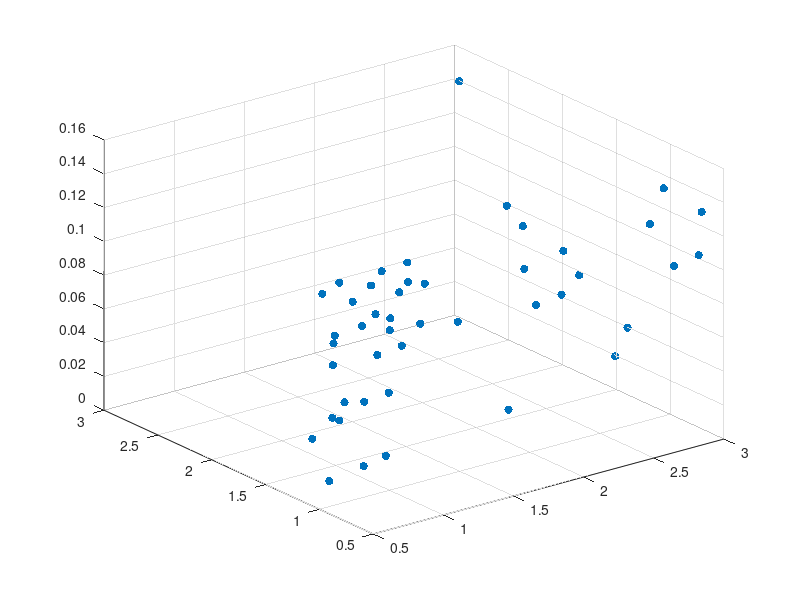

Here is the MATLAB script that generated this plot: (Note: this script raises an error after producing the figure.)

load vaf_data_summary.mat


%%
scatter3(repelem([0.5,0.8,1,2,3],9),cmro2mat(:),repmat(ca1,5,1),'filled')

%% improve plot 1
figure(101);
% C = rand(9, 3);
C=[0,0,0];
color1 = [242, 75, 89] / 255; % #f24b59
color2 = [155, 177, 242] / 255; % #9bb1f2
data_input = output_vector;
for time_points = 1:5
    [R,p] = corr(data_input(:,time_points),ca1);
    ca1_r(time_points) = R;
    x_line = min(data_input(:,time_points)):0.01:max(data_input(:,time_points));
    mdl_temp = fitlm(data_input(:,time_points),ca1);
    intersection = mdl_temp.Coefficients{1,1};
    slope = mdl_temp.Coefficients{2,1};
    y_pred = x_line*slope+intersection;

    ax(time_points) = subplot(5,1,time_points);
    scatter(data_input(:,time_points),ca1,36, color1, 'filled')
    hold on
    plot(x_line,y_pred,'r')
    hold off
    legend(['R=',num2str(R), (p<0.05)*'*'])
    set(gca,'fontsize',14)
    if time_points ==3
        ylabel('Damaged Cells 2-hr postROSC(%)')
    end
end
linkaxes(ax,'x')
xlim([min(data_input(:))-0.1 max(data_input(:))])
xlabel('time post ROSC(min)')
sgtitle('CA1')
set(gcf,'color','w')

figure(102);
for time_points = 1:5
    [R,p] = corr(data_input(:,time_points),ca3);
    ca3_r(time_points) = R;
    x_line = min(data_input(:,time_points)):0.01:max(data_input(:,time_points));
    mdl_temp = fitlm(data_input(:,time_points),ca3);
    intersection = mdl_temp.Coefficients{1,1};
    slope = mdl_temp.Coefficients{2,1};
    y_pred = x_line*slope+intersection;

    ax(time_points) = subplot(5,1,time_points);
    scatter(data_input(:,time_points),ca3,36, color2, 'filled')
    hold on
    plot(x_line,y_pred,'b')
    hold off
    legend(['R=',num2str(R), (p<0.05)*'*'])
    set(gca,'fontsize',14)
    if time_points ==3
        ylabel('Damaged Cells 2-hr postROSC(%)')
    end
end
linkaxes(ax,'x')
xlim([min(data_input(:))-0.1 max(data_input(:))])
xlabel('time post ROSC(min)')
sgtitle('CA3')
set(gcf,'color','w')
%% improve plot 2
figure(103);
for time_points= 1:5
mdl_temp_ca1 = fitlm(cmro2mat(:,time_points),ca1);
intersectionca1 = mdl_temp_ca1.Coefficients{1,1};
slopeca1 = mdl_temp_ca1.Coefficients{2,1};
mdl_temp_ca3 = fitlm(cmro2mat(:,time_points),ca3);
intersectionca3 = mdl_temp_ca3.Coefficients{1,1};

ca1significant = mdl_temp_ca1.Coefficients{2,4}<0.05;
ca3significant = mdl_temp_ca3.Coefficients{2,4}<0.05;

slopeca3 = mdl_temp_ca3.Coefficients{2,1};
x_line = min(cmro2mat(:,time_points)):0.01:max(cmro2mat(:,time_points));
y_predca1 = x_line*slopeca1+intersectionca1;
y_predca3 = x_line*slopeca3+intersectionca3;
ax(time_points) = subplot(5,1,time_points);
scatter(cmro2mat(:,time_points),ca1,'r','filled','DisplayName','CA1')
hold on
scatter(cmro2mat(:,time_points),ca3,'b','filled','DisplayName','CA3')
plot(x_line,y_predca1,'r','DisplayName',['slope=',num2str(intersectionca1) ...
    , ca1significant*'*'])
plot(x_line,y_predca3,'b','DisplayName',['slope=',num2str(intersectionca3) ...
    , ca3significant*'*'])
legend
set(gca,'fontsize',14)
hold off
end
linkaxes(ax,'x')
xlabel('time post ROSC(min)')
ylabel('Damaged Cells 2-hr postROSC(%)')
set(gcf,'color','w')

%% Model set up

% Assuming you have X, Y, and Z data points for your scatter plot
T = repelem([0.5,0.8,1,2,3],9)';
Y = cmro2mat(:);
Z1 = repmat(ca1,5,1);
Z2 = repmat(ca3,5,1);
SFICMRO2_array = sficmro2mat(:);
CBFmat = sficmro2mat.*cmro2mat;
% Construct the design matrix for GLM (same as original)
%X_matrix = [ones(size(T)) T Y SFICMRO2_array];
X_matrix = [ones(size(T)) T Y T.*Y CBFmat(:) ];

%% dAIC score
distribution = 'normal'; % Options: 'normal', 'binomial', 'poisson', etc.
linkFunction = 'log'; % Options depend on the distribution
variableNames = {'intersections','Time','CMRO2','Time*CMRO2','CBF'};
Delta_AIC(X_matrix(:,2:end),Z1, distribution, linkFunction,variableNames(2:end))
Delta_AIC(X_matrix(:,2:end),Z2, distribution, linkFunction,variableNames(2:end))

%% 3D raw overlay

SFICMRO2_mat = vaf_summary_table{:,["SFICMRO205MinPostROSC",...
    "SFICMRO208MinPostROSC","SFICMRO21MinPostROSC","SFICMRO22MinPostROSC",...
    "SFICMRO23MinPostROSC"]};%adding CBF/CMRO2 in model
SFICMRO2_array = SFICMRO2_mat(:);

figure(104)
hold on
scatter3(T,Y,Z1,'blue','filled')
scatter3(T,Y,Z2,'red','filled')
hold off
grid on
legend('CA1','CA3')
xlabel('Time(min)');
ylabel('CMRO2(unit)');
zlabel('Damaged Cells 2-hr postROSC (%)');
title('Raw 3D Plot');
set(gca,'fontsize',14)
set(gcf,'color','w')


%% single model fit
% Perform GLM regression with log link function
% We use 'glmfit' function with 'link', 'log' for the log link function
[b1,dev1,stats1] = glmfit(X_matrix(:, 2:end), Z1, 'poisson', 'link', 'log');
[b2,dev2,stats2] = glmfit(X_matrix(:, 2:end), Z2, 'poisson', 'link', 'log');

% Define the fitted surface using the GLM coefficients
fitted_surface_ca1 = @(X, Y) b1(1) + b1(2)*X + b1(3)*Y + b1(4)*X.*Y;
fitted_surface_ca3 = @(X, Y) b2(1) + b2(2)*X + b2(3)*Y + b2(4)*X.*Y;

% Create formulas for the surfaces
formula_str1 = sprintf('$$z = %.3f + %.3f x + %.3f y + %.3f x*y$$', ...
                      b1(1), b1(2), b1(3), b1(4));
formula_str2 = sprintf('$$z = %.3f + %.3f x + %.3f y + %.3f x*y$$', ...
                      b2(1), b2(2), b2(3), b2(4));

% Generate meshgrid for plotting the fitted surface
[xGrid, yGrid] = meshgrid(linspace(min(T)-0.1, max(T)+0.1,1000),...
    linspace(min(Y)-0.1, max(Y)+0.1),1000);
%%
% Compute the fitted Z values on the grid (using exp because of log link)
zFitted_ca1 = exp(fitted_surface_ca1(xGrid, yGrid));
zFitted_ca3 = exp(fitted_surface_ca3(xGrid, yGrid));
% Compute the scaled Z-values for both datasets
z1 = zFitted_ca1 * 100;
z2 = zFitted_ca3 * 100;

% Determine the global minimum and maximum across both datasets
global_min = min([z1(:); z2(:)]);
%global_max = max([z1(:); z2(:)]);
global_max = max(z1(:));

% Define a function to create contour plots with consistent color scaling
function create_contour_plot(figure_number, xGrid, yGrid, zData, T, Y, ...
                             ylabel_text, plot_title, global_min, global_max)
    figure(figure_number);
    % Filled contour plot for the fitted surface
    contourf(xGrid, yGrid, zData, 50, 'LineColor', 'k'); % Black contour lines
    
    % Add colorbar to represent the Z-values
    cb = colorbar;
    ylabel(cb, ylabel_text, 'FontSize', 14); % Label for the colorbar
    
    % Set the color axis limits to the global min and max
    caxis([global_min global_max]);
    
    % Plot the original data points in 2D (scatter plot without z-axis)
    hold on;
    scatter(T, Y, 50, 'b', 'filled'); % 2D scatter plot for original data
    
    % Update the labels with better descriptions
    xlabel('Time for CMRO2 Measurement (Post-ROSC minutes)', 'FontSize', 14);
    ylabel('CMRO2 (μmol O\textsubscript{2}/100 g/min)', 'Interpreter', 'tex', 'FontSize', 14);
    title(plot_title, 'FontSize', 16);
    set(gca, 'FontSize', 14);
    set(gcf, 'Color', 'w');
    
    hold off;
    colormap(flipud(hot)); % You can adjust the colormap if needed
end

% Create the first contour plot for CA1
create_contour_plot(105, xGrid, yGrid, z1, T, Y, ...
                   'Damaged Cells 2-hr postROSC (%)', ...
                   'Fitted Polynomial Surface on CA1 (2D Contour Plot)', ...
                   global_min, global_max);

% Create the second contour plot for CA3
create_contour_plot(106, xGrid, yGrid, z2, T, Y, ...
                   'Damaged Cells 2-hr postROSC (%)', ...
                   'Fitted Polynomial Surface on CA3 (2D Contour Plot)', ...
                   global_min, global_max);
%%
% Create a 2D contour plot for CMRO2
figure(105);
% Filled contour plot for the fitted surface
contourf(xGrid, zFitted_ca1*100,yGrid,50,'LineColor', 'k'); % Black contour lines

% Add colorbar to represent the Z-values
cb = colorbar;
ylabel(cb, 'CMRO2 (μmol O2/100 g/min)', 'FontSize', 14); % Label for the colorbar


% Modify the legend to include new formula
% legend('Data', formula_str1, 'Interpreter', 'latex', ...
%     'Location', 'northoutside', 'Orientation', 'horizontal');

% Update the labels with better descriptions
xlabel('Time for CMRO2 Measurement (Post-ROSC minutes)');
ylabel('Damaged Cells 2-hr postROSC(%)');
title('Fitted Polynomial Surface on CA1 (2D Contour Plot)');
set(gca, 'fontsize', 14);
set(gcf, 'color', 'w');

% Hold off to complete the plot
hold off;
colormap(flipud(hot)); % You can adjust the colormap if needed


% Create a 2D contour plot
figure(106);
% Filled contour plot for the fitted surface
contourf(xGrid,zFitted_ca3*100,yGrid,  50,'LineColor', 'k'); % Black contour lines

% Add colorbar to represent the Z-values
cb = colorbar;
ylabel(cb, 'CMRO2 (μmol O2/100 g/min)', 'FontSize', 14); % Label for the colorbar

% Plot the original data points in 2D (scatter plot without z-axis)

% Modify the legend to include new formula
% legend('Data', formula_str2, 'Interpreter', 'latex', ...
%     'Location', 'northoutside', 'Orientation', 'horizontal');

% Update the labels with better descriptions
xlabel('Time for CMRO2 Measurement (Post-ROSC minutes)');
ylabel('Damaged Cells 2-hr postROSC(%)');
title('Fitted Polynomial Surface on CA3 (2D Contour Plot)');
set(gca, 'fontsize', 14);
set(gcf, 'color', 'w');

% Hold off to complete the plot
hold off;
colormap(flipud(hot)); % You can adjust the colormap if needed
%%
% Plot the original data points and the fitted surface
figure(105);
scatter3(T, Y, Z1*100, 'b', 'filled'); % Original scatter plot
hold on;
sc = surfc(xGrid, yGrid, zFitted_ca1*100,'EdgeColor','none');
sc(2).ZLocation = 'zmax';
sc(2).LineColor = 'k'
legend('Data', formula_str1, 'Interpreter', 'latex', ...
    'Location', 'northoutside', 'Orientation', 'horizontal');
xlabel('x = Time Collect CMRO2(min)');
ylabel('y = CMRO2(unit)');
zlabel('Damaged Cells 2-hr postROSC (%)');
title('Fitted Polynomial Surface on CA1');
set(gca, 'fontsize', 14);
set(gcf, 'color', 'w');
hold off;
colormap jet;

figure(106);
scatter3(T, Y, Z2*100, 'r', 'filled'); % Original scatter plot
hold on;
mesh(xGrid, yGrid, zFitted_ca3*100); % Fitted surface
legend('Data', formula_str2, 'Interpreter', 'latex', ...
    'Location', 'northoutside', 'Orientation', 'horizontal');
xlabel('x = Time Collect CMRO2(min)');
ylabel('y = CMRO2(unit)');
zlabel('Damaged Cells 2-hr postROSC (%)');
title('Fitted Polynomial Surface on CA3');
set(gca, 'fontsize', 14);
set(gcf, 'color', 'w');
hold off;
%% clustering
% combine CA1 and CA3 data

combined_cfos = [Z1;Z2];
combined_cmro2 = [Y;Y];
combined_time = [T;T];
combined_Mat = [combined_time,combined_cmro2,combined_cfos];

[idx_kmean_3d,C] = kmeans(combined_Mat,7);
idx_raw = [ones(45,1);ones(45,1)*2];
figure(107)
subplot(211)
gscatter(combined_cmro2,combined_cfos,idx_raw,'bgm')
legend('CA1','CA3')
subplot(212)
gscatter(combined_cmro2,combined_cfos,idx_kmean_3d)


%% GLM
% Using the Statistics and Machine Learning Toolbox
% Include an intercept in your model if necessary
mdl = fitglm(X_matrix, Z1, 'Distribution', 'gamma', 'Link', 'log');

% View model summary
disp(mdl);

[xGrid, yGrid] = meshgrid(linspace(min(T), max(T)), linspace(min(Y), max(Y)));
X_matrix = [ones(size(T)) T Y T.^2 Y.^2 T.*Y];


% Make predictions
Z1_pred = predict(mdl, expanded_X_matrix);

figure(109);
scatter3(T, Y, Z1*100, 'b','filled'); % Original scatter plot
hold on
scatter3(T, Y, Z1_pred*100, 'r','filled'); % Original scatter plot


